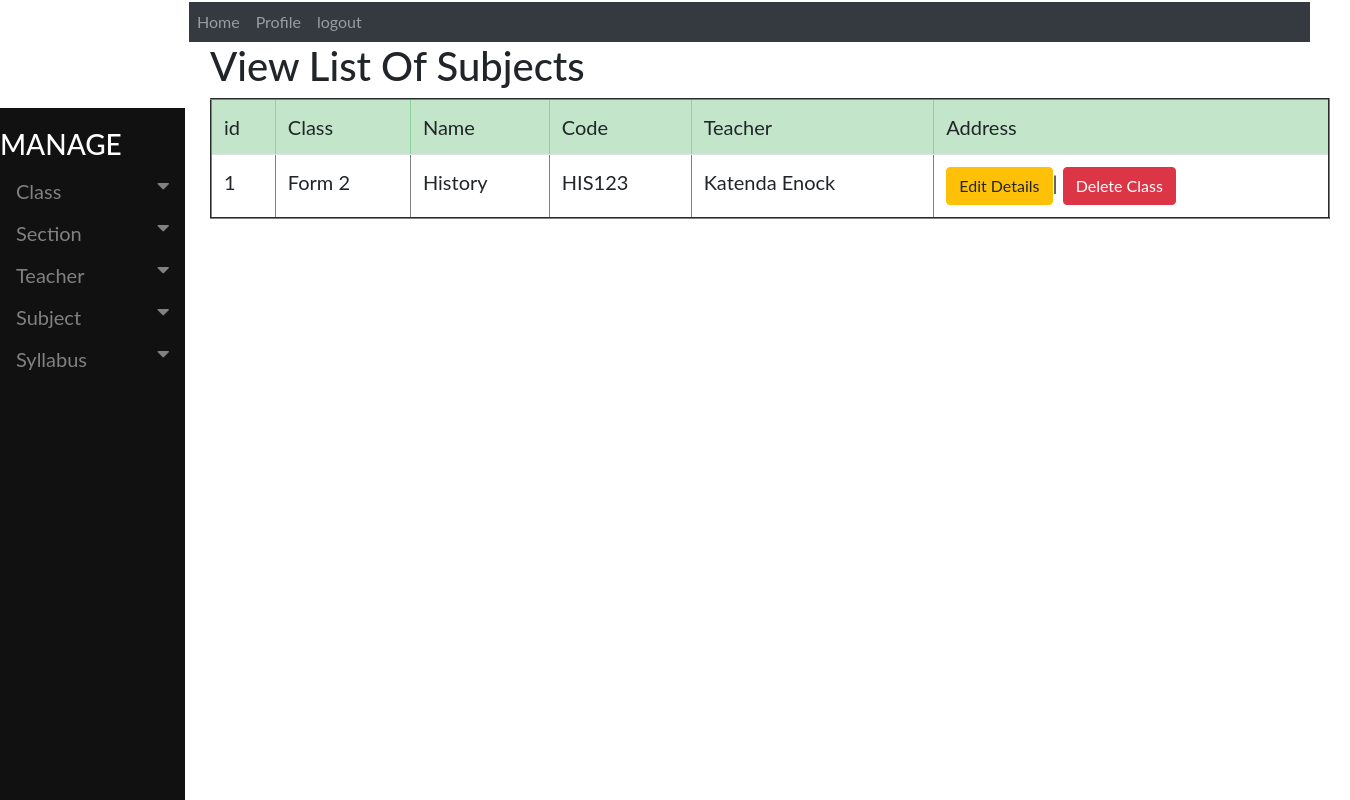
The page /accounts/viewsubjects on the database its author committed.
### accounts/models.py (models this page shows, shortened)
class Subjects(models.Model):
    choices = (
    ('Compulsory','Compulsory'),('Options','Options')
    )
    Subjectname = models.CharField(max_length=130)
    Subjectcode = models.CharField(max_length=130)
    Author = models.CharField(max_length=130)
    Class = models.ForeignKey(Classinformation, on_delete=models.PROTECT, blank=True, null=True)
    SubjectTeacher = models.ForeignKey(Teacher, on_delete=models.PROTECT, blank=True, null=True)
    Type = models.CharField(max_length=130, choices=choices, blank=False)
    OtherNotes = models.TextField(max_length=200, blank=True)

class Classinformation(models.Model):
    ClassName = models.CharField(max_length=130)
    ClassTeacher = models.CharField(max_length=30, blank=True)
    TotalStudents = models.CharField(max_length=30, blank=True)
    NumberOfSections = models.CharField(max_length=30, blank=True)
    def __str__(self):
        return self.ClassName

class Teacher(models.Model):
    Name = models.CharField(max_length=130)
    NationaId = models.CharField(max_length=130)
    Responsibility = models.CharField(max_length=130)
    Address = models.CharField(max_length=130)
    Username = models.CharField(max_length=130)
    Password = models.CharField(max_length=130)
    def __str__(self):
        return self.Name

### accounts/views.py (the view)
def viewsubjects(request):
    all_info = Subjects.objects.all()
    context={'all_info':all_info}
    return render(request, 'accounts/viewsubjects.html', context)

### accounts/templates/accounts/viewsubjects.html
{% extends 'base.html' %}
{% block body %}
<div class="container" style="margin-left: 200px;font-size: 20px; padding: 0px 10px;">
<h1>View List Of Subjects</h1>
<table class="table table-hover" border="2">
   <thead class="table-success">
     <tr>
         <td>id</td>
         <td>Class</td>
         <td>Name</td>
         <td>Code</td>
         <td>Teacher</td>
         <td>Address</td>
     </tr>
   </thead>
   <tbody>
     {% if all_info %}
     {% for item in all_info %}
     <tr>
       <td>{{ item.id}}</td>
       <td>{{ item.Class}}</td>
       <td>{{ item.Subjectname}}</td>
       <td>{{ item.Subjectcode}}</td>
       <td>{{ item.SubjectTeacher}}</td>
       <td><a href="{% url 'editsubject' pk=item.id  %}" >
         <button class="btn btn-warning">Edit Details</button></a>|
         <a href="{% url 'deletesubject' pk=item.id %}" >
           <button class="btn btn-danger">Delete Class</button></a>
       </td>
        {% endfor %}
     </tr>
     {% endif %}
   </tbody>
</table>
</div>
{% endblock %}

### accounts/templates/base.html (style rules this page uses)
body { font-family: "Lato", sans-serif; }

### rows shown on the page
Subjects: id "1", Class "Form 2", Subjectname "History", Subjectcode "HIS123", SubjectTeacher "Katenda Enock"
